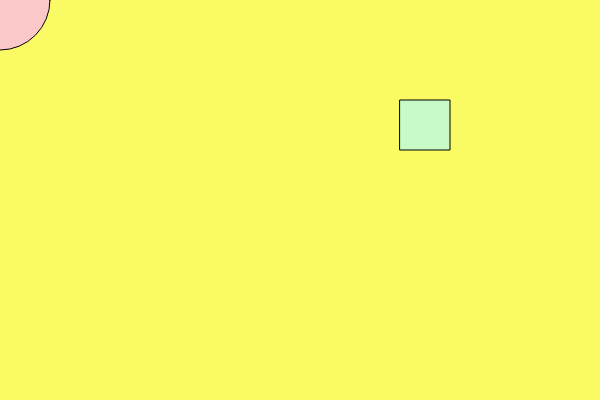
Frame 1 (no input)
Frame 60 (no input): identical to frame 1, image omitted
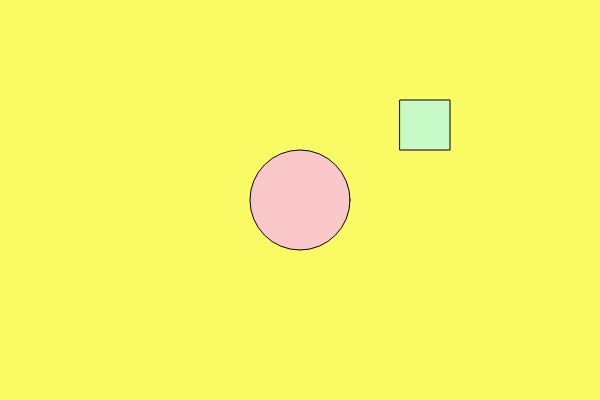
Frame 120 (the mouse pressed at the canvas centre since frame 60)

The p5.js sketch that drew these frames (run headless with seeded random() and noise() and a simulated clock; from frame 60 on, the mouse is pressed at the canvas centre):

// p5.js sketch
// ── sketch.js
function setup() {
  createCanvas(600, 400);
}

function draw() {
  background(250, 250, 100);

  fill(250, 200, 200);
  ellipse(mouseX, mouseY, 100, 100);

  fill(200, 250, 200);
  rect(400, 100, 50, 50);
}
